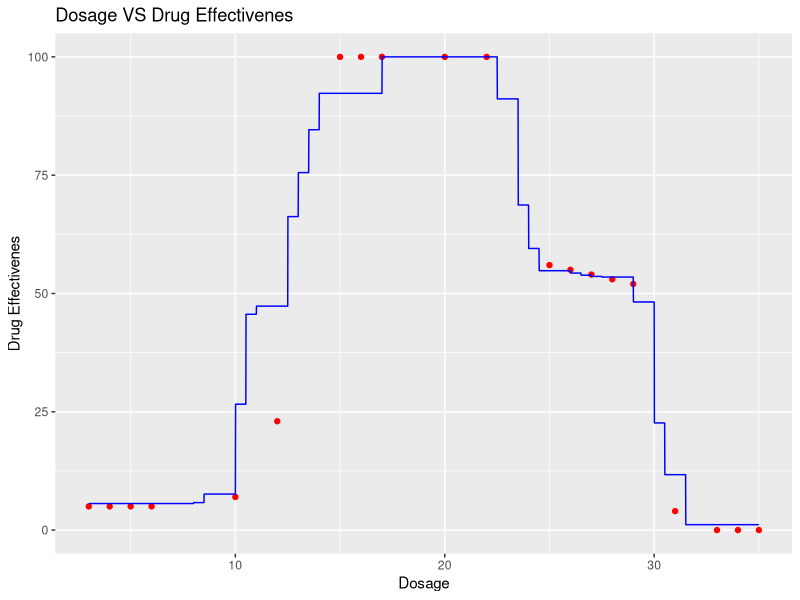

The R source for this figure:
# Random Forest Regression

# Importing the dataset
dataset = read.csv('Drug_Effectiveness.csv')

library(randomForest)
set.seed(1234)
regressor = randomForest(x = dataset[1],
                         y = dataset$Effectiveness,
                         ntree = 10)

# Predicting a new result with Random Forest Regression
y_pred = predict(regressor, data.frame(Dosage = 20))
y_pred

# Visualising the Random Forest Regression results (higher resolution)
# install.packages('ggplot2')
library(ggplot2)
x_grid = seq(min(dataset$Dosage), max(dataset$Dosage), 0.01)
ggplot() +
  geom_point(aes(x = dataset$Dosage, y = dataset$Effectiveness),
             colour = 'red') +
  geom_line(aes(x = x_grid, y = predict(regressor, newdata = data.frame(Dosage = x_grid))),
            colour = 'blue') +
  ggtitle('Dosage VS Drug Effectivenes') +
  xlab('Dosage') +
  ylab('Drug Effectivenes')